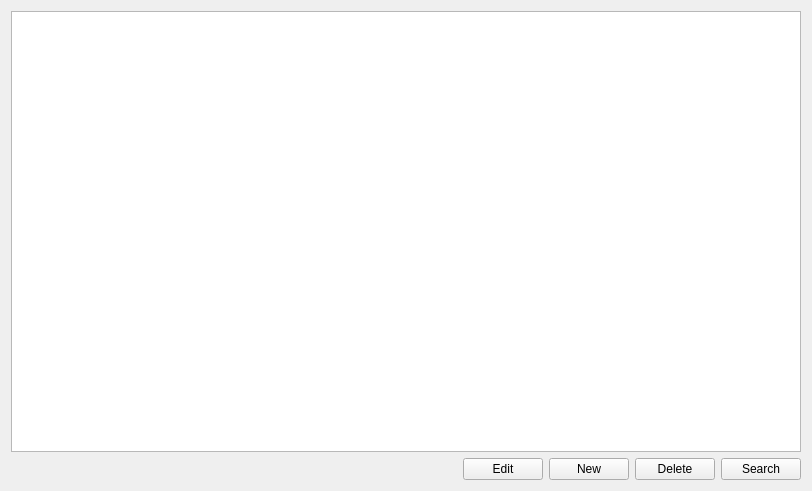
<?xml version="1.0" encoding="UTF-8"?>
<ui version="4.0">
 <class>Project</class>
 <widget class="QWidget" name="Project">
  <property name="geometry">
   <rect>
    <x>0</x>
    <y>0</y>
    <width>812</width>
    <height>491</height>
   </rect>
  </property>
  <property name="windowTitle">
   <string>My Projects</string>
  </property>
  <property name="windowIcon">
   <iconset resource="myres.qrc">
    <normaloff>:/Images/Images/TaskBadgerLogo.png</normaloff>:/Images/Images/TaskBadgerLogo.png</iconset>
  </property>
  <layout class="QVBoxLayout" name="verticalLayout">
   <item>
    <widget class="QTableView" name="tableView"/>
   </item>
   <item>
    <layout class="QHBoxLayout" name="horizontalLayout">
     <item>
      <spacer name="horizontalSpacer">
       <property name="orientation">
        <enum>Qt::Horizontal</enum>
       </property>
       <property name="sizeHint" stdset="0">
        <size>
         <width>40</width>
         <height>20</height>
        </size>
       </property>
      </spacer>
     </item>
     <item>
      <widget class="QPushButton" name="pushButton_4">
       <property name="text">
        <string>Edit</string>
       </property>
       <property name="icon">
        <iconset resource="myres.qrc">
         <normaloff>:/Images/Images/icons8-edit-48.png</normaloff>:/Images/Images/icons8-edit-48.png</iconset>
       </property>
      </widget>
     </item>
     <item>
      <widget class="QPushButton" name="pushButton">
       <property name="text">
        <string>New</string>
       </property>
       <property name="icon">
        <iconset resource="myres.qrc">
         <normaloff>:/Images/Images/icons8-plus-48.png</normaloff>:/Images/Images/icons8-plus-48.png</iconset>
       </property>
      </widget>
     </item>
     <item>
      <widget class="QPushButton" name="pushButton_2">
       <property name="text">
        <string>Delete</string>
       </property>
       <property name="icon">
        <iconset resource="myres.qrc">
         <normaloff>:/Images/Images/icons8-trash-48.png</normaloff>:/Images/Images/icons8-trash-48.png</iconset>
       </property>
      </widget>
     </item>
     <item>
      <widget class="QPushButton" name="pushButton_3">
       <property name="text">
        <string>Search</string>
       </property>
       <property name="icon">
        <iconset resource="myres.qrc">
         <normaloff>:/Images/Images/icons8-search-48.png</normaloff>:/Images/Images/icons8-search-48.png</iconset>
       </property>
      </widget>
     </item>
    </layout>
   </item>
  </layout>
 </widget>
 <resources>
  <include location="myres.qrc"/>
 </resources>
 <connections/>
</ui>
